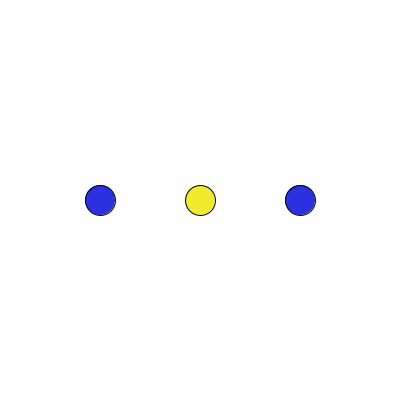
Frame 1 (no input)
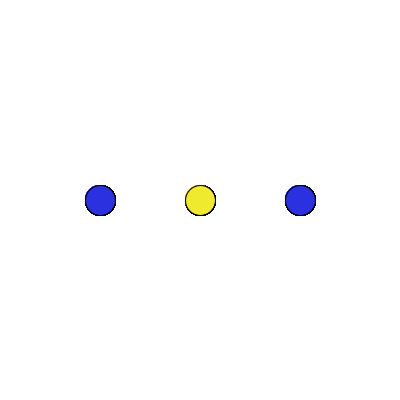
Frame 60 (the mouse pressed at the canvas centre just before this capture)
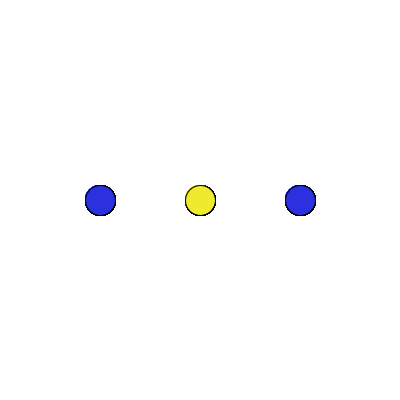
Frame 120 (the mouse held since frame 60 and released just before this capture)

The Processing sketch that drew these frames (run headless with seeded random() and noise(); from frame 60 on, the mouse is pressed at the canvas centre):

// Processing sketch: ButtonsDemo2
// ── ButtonsDemo2.pde
Button[] buttons;

void setup() {

  size(400, 400);
  background(#FFFFFF);
  buttons = new Button[3];

  buttons[0] = new Button(width/4, true);  // left button
  buttons[1] = new Button(width/2, false);  // middle button
  buttons[2] = new Button(width - width/4, true);  // right button
}

void draw() {

  for (int i = 0; i < 3; i++) {
    buttons[i].display();
  }
  //buttons.display();
}

// ── Button.pde
class Button {

  boolean on = true;
  float centreX;
  float centreY;
  color blue = #2B31DE;
  color yellow = #F0EA2E;

  Button(float x, boolean y) {

    on = y;
    centreX = x;
    centreY = height/2;
  }

  void display() {

    if (on == true) {
      fill(blue);
    } else {
      fill(yellow);
    }
    ellipse(centreX, centreY, 30, 30);
  }
}
